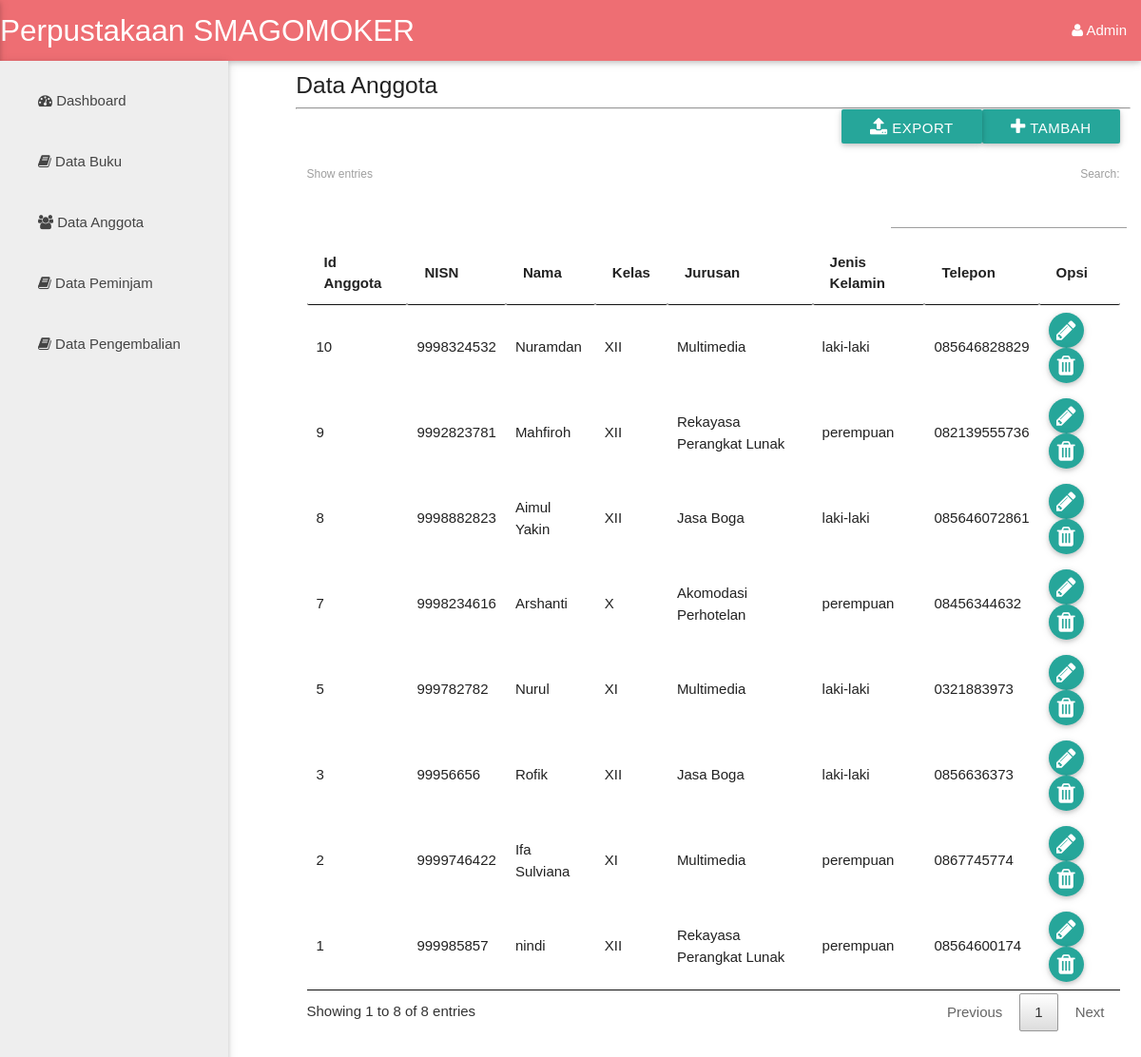
The app's page /anggota.php (signed in) with its own data.
### tables this page shows
CREATE TABLE `anggota` (
  `id_anggota` int(11) NOT NULL,
  `nisn` varchar(20) NOT NULL,
  `nama` varchar(50) NOT NULL,
  `password` varchar(25) NOT NULL,
  `kelas` varchar(3) NOT NULL,
  `jurusan` varchar(35) NOT NULL,
  `jen_kel` enum('laki-laki','perempuan','','') NOT NULL,
  `no_hp` varchar(13) NOT NULL
);

### anggota.php (the view, shortened to what this page needs)
<?php
	include 'db/koneksi.php';
	if (isset($_SESSION['admin'])) {
?>
<?php require_once "templates/header.php" ?>
<div class="row">
	<div class="col m2">
		<ul id="nav-mobile" class="sidebar side-nav fixed grey lighten-3">
			<li><a href="index.php"><i class="fa fa-dashboard"></i> Dashboard</a></li>
			<li><a href="buku.php"><i class="fa fa-book"></i> Data Buku</a></li>
			<li><a href="anggota.php"><i class="fa fa-users"></i> Data Anggota</a></li>
			<li><a href="pinjam.php"><i class="fa fa-book"></i> Data Peminjam</a></li>
			<li><a href="kembali.php"><i class="fa fa-book"></i> Data Pengembalian</a></li>
		</ul>
	</div>
<div class="col m9 offset-m3">
	<h5>Data Anggota</h5>
	<hr>
	<div class="row">
		<div class="col m12">
			<div class="row">
				<a href="tambahanggota.php" class="btn waves-effect waves-light right"><i class='fa fa-plus'></i> Tambah</a>
				<a href="export_anggota.php" class="btn waves-effect waves-light right"><i class='fa fa-upload'></i> Export</a>
			</div>
			<table id="myTable">
				<thead>
					<tr>
						<th>Id Anggota</th>
						<th>NISN</th>
						<th>Nama</th>
						<th>Kelas</th>
						<th>Jurusan</th>
						<th>Jenis Kelamin</th>
						<th>Telepon</th>
						<th>Opsi</th>
					</tr>
				</thead>
				<?php
					$query=mysqli_query($dbConn, "SELECT * FROM anggota");
				?>
				<tbody>
					<?php 	while($lihat=mysqli_fetch_array($query)) { ?>
					<tr>
						<td><?php echo $lihat['id_anggota']; ?></td>
						<td><?php echo $lihat['nisn']; ?></td>
						<td><?php echo $lihat['nama']; ?></td>
						<td><?php echo $lihat['kelas']; ?></td>
						<td><?php echo $lihat['jurusan']; ?></td>
						<td><?php echo $lihat['jen_kel']; ?></td>
						<td><?php echo $lihat['no_hp']; ?></td>
						<td>
							<a href="editanggota.php?id_anggota=<?php echo $lihat['id_anggota']; ?>" class="btn btn-floating waves-effect waves-light"><i class='fa fa-pencil'></i></a>
							<a href="hpsanggota.php?id_anggota=<?php echo $lihat['id_anggota']; ?>" class="btn btn-floating waves-effect waves-light"><i class='fa fa-trash'></i></a>
						</td>
					</tr>
					<?php
						}
					?>
				</tbody>
			</table>
				</div>
</div>
</div>
</div>
	<?php include "templates/footer.php" ?>
<?php }
	else{
		header("location:login.php");
	}
 ?>

### css/style.css (style rules this page uses)
* { margin: 0; padding: 0; }
.sidebar { position: fixed; top: 64px; bottom: 0; left: 0; z-index: 1000; display: block; padding: 10px; overflow-x: hidden; overflow-y: auto; background-color: teal; border-right: 1px solid #eee; }

### css/modal.css (style rules this page uses)
body { font-family: Arial, Helvetica, sans-serif; }

### records on screen
anggota: id_anggota "1", nisn "999985857", nama "nindi", kelas "XII", jurusan "Rekayasa Perangkat Lunak", jen_kel "perempuan", no_hp "08564600174"
anggota: id_anggota "2", nisn "9999746422", nama "Ifa Sulviana", kelas "XI", jurusan "Multimedia", jen_kel "perempuan", no_hp "0867745774"
anggota: id_anggota "3", nisn "99956656", nama "Rofik", kelas "XII", jurusan "Jasa Boga", jen_kel "laki-laki", no_hp "0856636373"
anggota: id_anggota "5", nisn "999782782", nama "Nurul", kelas "XI", jurusan "Multimedia", jen_kel "laki-laki", no_hp "0321883973"
anggota: id_anggota "7", nisn "9998234616", nama "Arshanti", kelas "X", jurusan "Akomodasi Perhotelan", jen_kel "perempuan", no_hp "08456344632"
anggota: id_anggota "8", nisn "9998882823", nama "Aimul Yakin", kelas "XII", jurusan "Jasa Boga", jen_kel "laki-laki", no_hp "085646072861"
anggota: id_anggota "9", nisn "9992823781", nama "Mahfiroh", kelas "XII", jurusan "Rekayasa Perangkat Lunak", jen_kel "perempuan", no_hp "082139555736"
anggota: id_anggota "10", nisn "9998324532", nama "Nuramdan", kelas "XII", jurusan "Multimedia", jen_kel "laki-laki", no_hp "085646828829"
